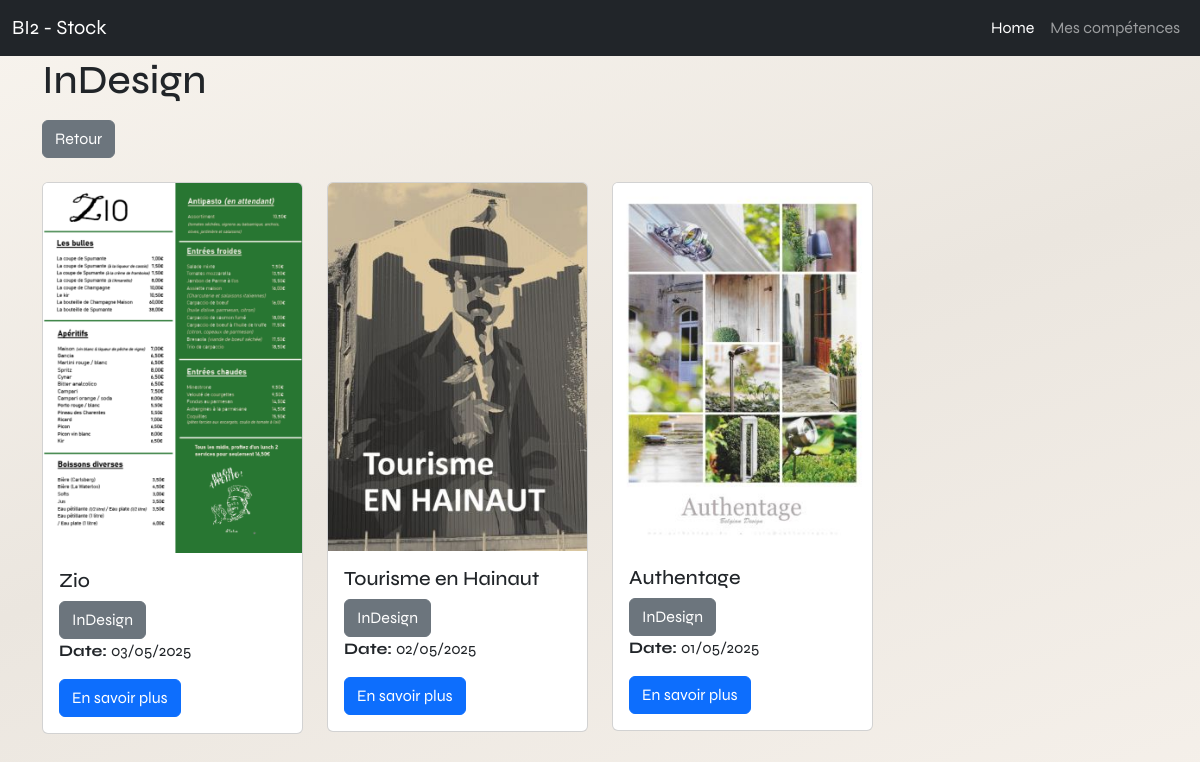
Page /category.php?id=11 on the committed database.
### tables this page shows
CREATE TABLE IF NOT EXISTS `categories` (
  `id` int NOT NULL AUTO_INCREMENT,
  `name` varchar(100) NOT NULL,
  `image` varchar(255) DEFAULT NULL,
  `description` text,
  PRIMARY KEY (`id`)
);

CREATE TABLE IF NOT EXISTS `products` (
  `id` int NOT NULL AUTO_INCREMENT,
  `name` varchar(100) NOT NULL,
  `date` date NOT NULL,
  `category` int NOT NULL,
  `description` text NOT NULL,
  `cover` varchar(255) NOT NULL,
  PRIMARY KEY (`id`)
);

### category.php (the view, shortened to what this page needs)
<?php
    if(isset($_GET['id']) && is_numeric($_GET['id']))
    {
        $id = htmlspecialchars($_GET['id']);
    }else{
        header("LOCATION:404.php");
        exit();
    }
    require "config/connexion.php";
    $cat = $bdd->prepare("SELECT * FROM categories WHERE id=?");
    $cat->execute([$id]);
    $donCat = $cat->fetch();
?>
<!doctype html>
<html lang="fr">
<head>
    <link rel="stylesheet" href="assets/bootstrap-5.3.8-dist/css/bootstrap.min.css">
    <link rel="stylesheet" href="https://cdnjs.cloudflare.com/ajax/libs/font-awesome/7.0.1/css/all.min.css" />
    <link rel="stylesheet" href="build/style.css">
</head>
<body>
<?php
    include("partials/nav.php");
?>
<div class="container">
    <h1><?= $donCat['name'] ?></h1>
    <a href="index.php" class="btn btn-secondary my-2">Retour</a>
    <div class="row">
        <?php
        $req = $bdd->prepare("SELECT products.cover AS cover, products.name AS pname, categories.name AS cname, DATE_FORMAT(products.date, '%d/%m/%Y') AS mydate, products.id AS pid, categories.id AS cid FROM products INNER JOIN categories ON products.category = categories.id WHERE products.category=? ORDER BY products.date DESC");
        $req->execute([$id]);
        while($don = $req->fetch())
        {
            echo '<div class="col-lg-3 col-md-4 col-sm-6">';
            echo '<div class="card my-3">';
            echo '<img src="images/mini_'.$don['cover'].'" class="card-img-top" alt="image de '.$don['pname'].'">';
            echo ' <div class="card-body">';
            echo '<h5 class="card-title">'.$don['pname'].'</h5>';
            echo '<a href="category.php?id='.$don['cid'].'" class="btn btn-secondary">'.$don['cname'].'</a>';
            echo ' <p class="card-text"><strong>Date: </strong>'.$don['mydate'].'</p>';
            echo ' <a href="product.php?id='.$don['pid'].'" class="btn btn-primary">En savoir plus</a>';
            echo '</div>';
            echo '</div>';
            echo '</div>';
        }
        ?>
    </div>
</div>
</body>
</html>

### build/style.css (style rules this page uses)
* { margin: 0; padding: 0; }
html { scroll-behavior: smooth; overflow-x: hidden; max-width: 100%; background: linear-gradient(160deg, #f8f4ee 0%, #ebe6df 50%, #f5f0ea 100%); background-attachment: fixed; }
body { overflow-x: hidden; max-width: 100%; background: linear-gradient(160deg, #f8f4ee 0%, #ebe6df 50%, #f5f0ea 100%); background-attachment: fixed; }
body, span, .main-search-bar { font-family: "Syne", sans-serif; }

### rows in the picture
categories: name "InDesign"
products: cover (picture), name "Zio", categories.name "InDesign", mydate "03/05/2025"
products: cover (picture), name "Tourisme en Hainaut", categories.name "InDesign", mydate "02/05/2025"
products: cover (picture), name "Authentage", categories.name "InDesign", mydate "01/05/2025"
